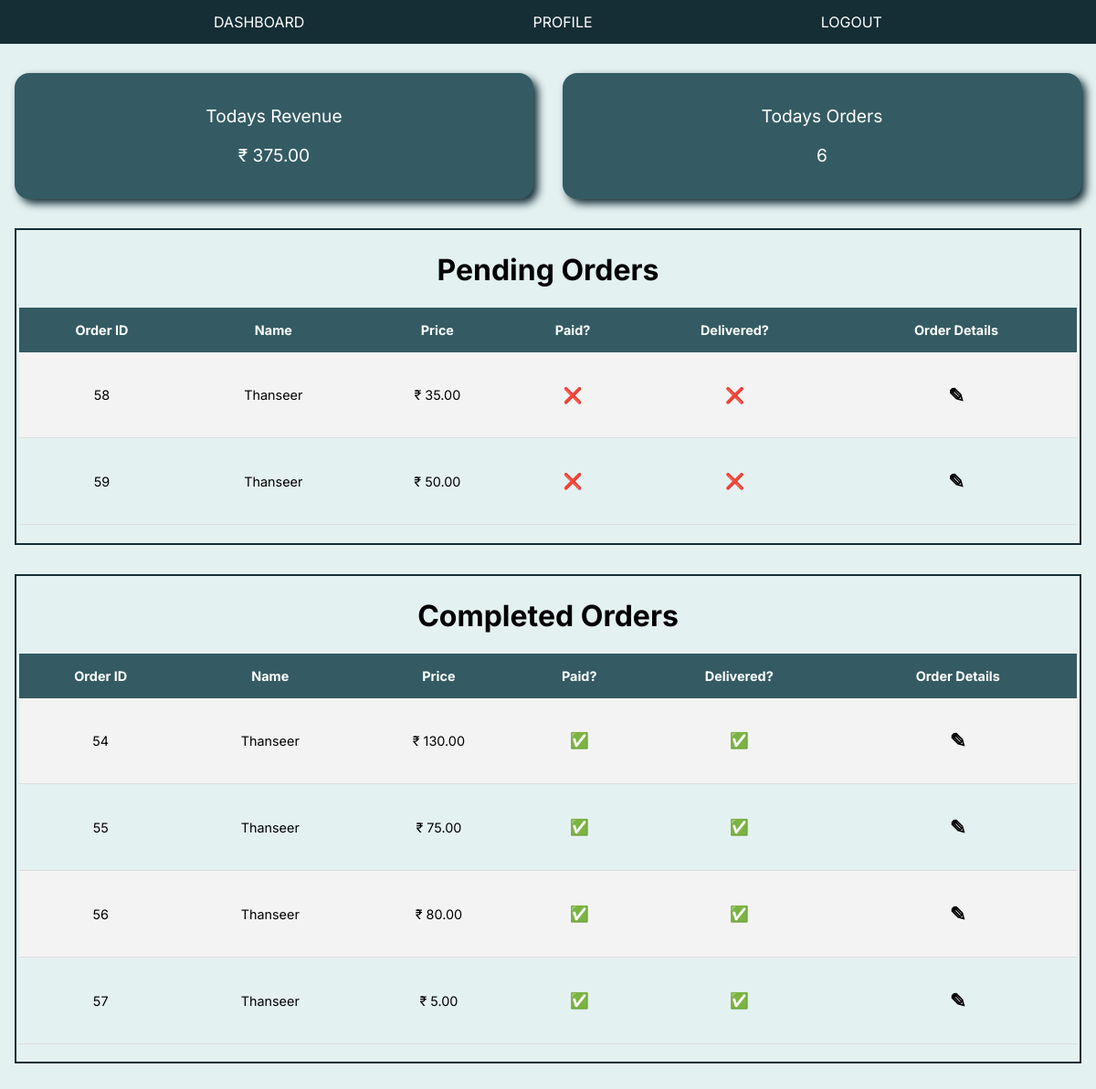
/restaurent/dashboard (signed in), run on an earlier commit of the app's database.
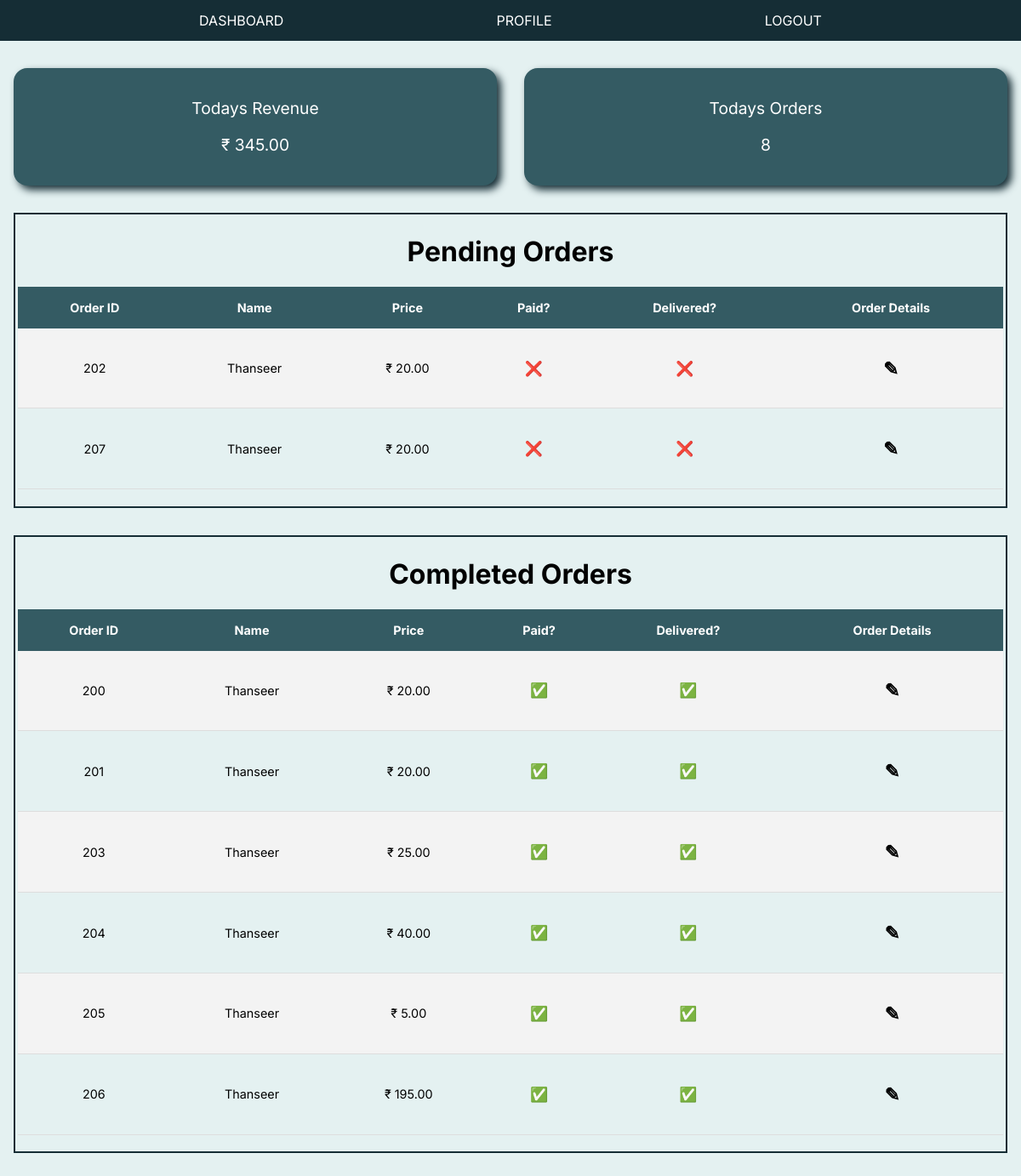
And on a later commit of the database.
### rishabs/models.py (models this page shows, shortened)
class OrderModel(models.Model):
    created_on = models.DateTimeField(auto_now_add=True)
    price = models.DecimalField(max_digits=7, decimal_places=2)
    items = models.ManyToManyField('MenuItem', related_name='order', blank=True)
    order_user = models.ForeignKey(User, related_name='userinfo',on_delete=models.CASCADE)
    is_paid = models.BooleanField(default=False)
    is_delivered = models.BooleanField(default=False)
    feedback = models.CharField(max_length=100,default="")

class User(AbstractUser):
    phone_number = models.CharField(max_length=12, unique=True)
    is_phone_verified = models.BooleanField(default=False)
    otp = models.CharField(max_length=6)
    USERNAME_FIELD = 'phone_number'
    REQUIRED_FIELDS = []
    objects = UserManager()

### restaurent/views.py (the view)
# urls.py: path('dashboard', views.dashboard_view, name="dashboard_view" ),
@login_required(login_url='login_view')
def dashboard_view(request):
    orders = OrderModel.objects.all()
    total_revenue = 0
    for order in orders:
        total_revenue += order.price
    context = {
        'orders':orders,
        'total_revenue':total_revenue,
        'total_orders':len(orders),
    }
    return render(request, 'restaurent/dashboard.html',context)

### restaurent/templates/restaurent/dashboard.html (shortened to what this page needs)
{% extends 'restaurent/layout3.html' %}
{% block content %}
<div class="overview">
    <div class="overview_l">
        <p>Todays Revenue</p>
        <p>&#x20b9; {{ total_revenue }}</p>
    </div>
    <div  class="overview_r">
        <p>Todays Orders</p>
        <p>{{ total_orders }}</p>
    </div>
</div>
<div class="table-box">
    <div>
        <h1>Pending Orders</h1>
    </div>
    <div class="box">
        <table class="styled-table">
            <thead>
                <tr>
                    <th>Order ID</th>
                    <th>Name</th>
                    <th>Price</th>
                    <th>Paid?</th>
                    <th>Delivered?</th>
                    <th>Order Details</th>
                </tr>
            </thead>
            <tbody>
                {% for order in orders %}
                    {% if order.is_delivered %}
                    {% else %}
                        <tr>
                            <td>{{ order.pk }}</td>
                            <td>{{ order.order_user.username }}</td>
                            <td>&#x20b9; {{ order.price }}</td>
                            {% if order.is_paid %}
                                <td><h3>&#x2705;</h3></td>
                            {% else %}
                                <td><h3>&#10060;</h3></td>
                            {% endif %}
                            {% if order.is_delivered %}
                                <td><h3>&#x2705;</h3></td>
                            {% else %}
                                <td><h3>&#10060;</h3></td>
                            {% endif %}
                            <td class>
                                <h2><a class="order-s" href="{% url 'order_details' order.pk %}">&#9998;</a></h2>
                            </td>
                        </tr>
                    {% endif %}
            {% endfor %}
            </tbody>
        </table>
    </div>
</div>
<div class="table-box">
    <div>
        <h1>Completed Orders</h1>
    </div>
    <div class="box">
        <table class="styled-table">
            <thead>
                <tr>
                    <th>Order ID</th>
                    <th>Name</th>
                    <th>Price</th>
                    <th>Paid?</th>
                    <th>Delivered?</th>
                    <th>Order Details</th>
                </tr>
            </thead>
            <tbody>
                {% for order in orders %}
                    {% if order.is_delivered %}
                        <tr>
                            <td>{{ order.pk }}</td>
                            <td>{{ order.order_user.username }}</td>
                            <td>&#x20b9; {{ order.price }}</td>
                            {% if order.is_paid %}
                                <td><h3>&#x2705;</h3></td>
                            {% else %}
                                <td><h3>&#10060;</h3></td>
                            {% endif %}
                            {% if order.is_delivered %}
                                <td><h3>&#x2705;</h3></td>
                            {% else %}
                                <td><h3>&#10060;</h3></td>
                            {% endif %}
                            <td class>
                                <h2><a class="order-s" href="{% url 'order_details' order.pk %}">&#9998;</a></h2>
                            </td>
                        </tr>
                    {% endif %}
            {% endfor %}
            </tbody>
        </table>
    </div>
</div>
{% endblock %}

What changed in the data, as far as the page shows it:
removed OrderModel: pk "58", order_user.username "Thanseer", price "35.00", shown under "Pending Orders"
removed OrderModel: pk "59", order_user.username "Thanseer", price "50.00", shown under "Pending Orders"
removed OrderModel: pk "54", order_user.username "Thanseer", price "130.00", shown under "Completed Orders"
removed OrderModel: pk "55", order_user.username "Thanseer", price "75.00", shown under "Completed Orders"
removed OrderModel: pk "56", order_user.username "Thanseer", price "80.00", shown under "Completed Orders"
removed OrderModel: pk "57", order_user.username "Thanseer", price "5.00", shown under "Completed Orders"
added OrderModel: pk "202", order_user.username "Thanseer", price "20.00", shown under "Pending Orders"
added OrderModel: pk "207", order_user.username "Thanseer", price "20.00", shown under "Pending Orders"
added OrderModel: pk "200", order_user.username "Thanseer", price "20.00", shown under "Completed Orders"
added OrderModel: pk "201", order_user.username "Thanseer", price "20.00", shown under "Completed Orders"
added OrderModel: pk "203", order_user.username "Thanseer", price "25.00", shown under "Completed Orders"
added OrderModel: pk "204", order_user.username "Thanseer", price "40.00", shown under "Completed Orders"
added OrderModel: pk "205", order_user.username "Thanseer", price "5.00", shown under "Completed Orders"
added OrderModel: pk "206", order_user.username "Thanseer", price "195.00", shown under "Completed Orders"
Also different on the page:
{{ total_revenue }}: "375.00" → "345.00"
{{ total_orders }}: "6" → "8"
